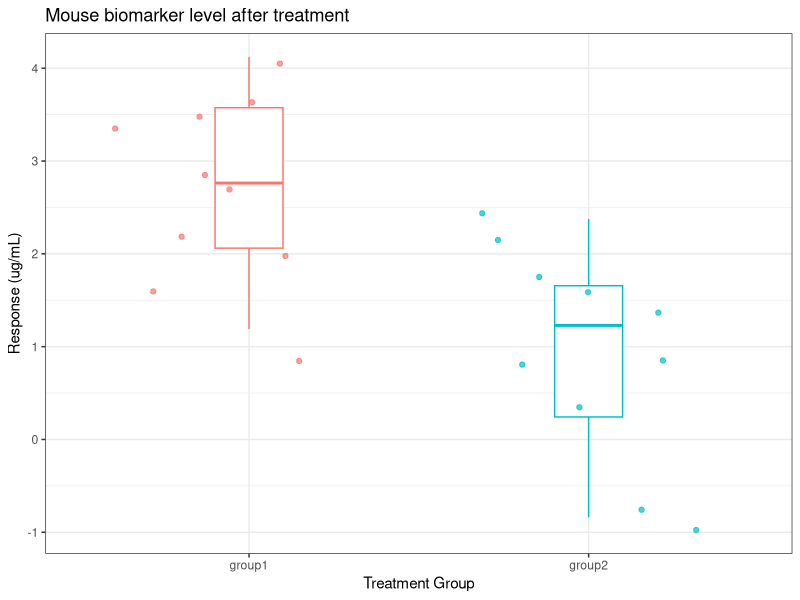
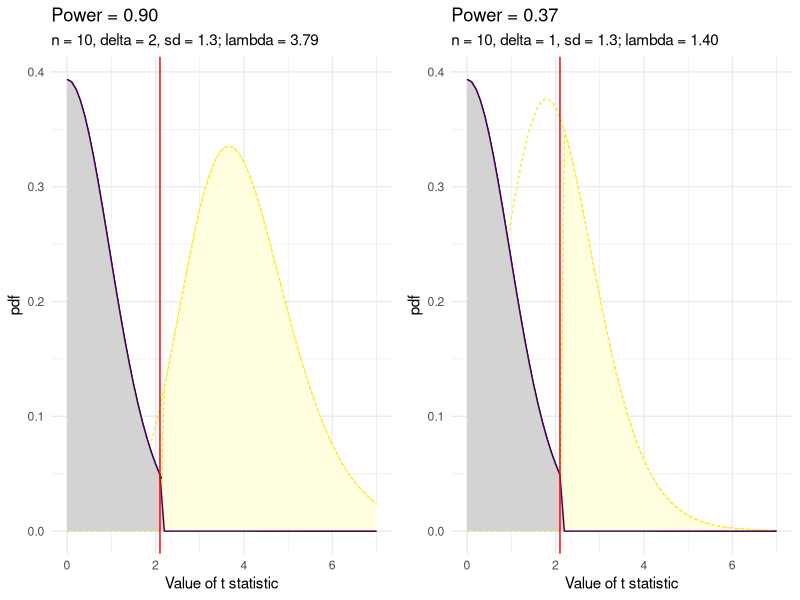
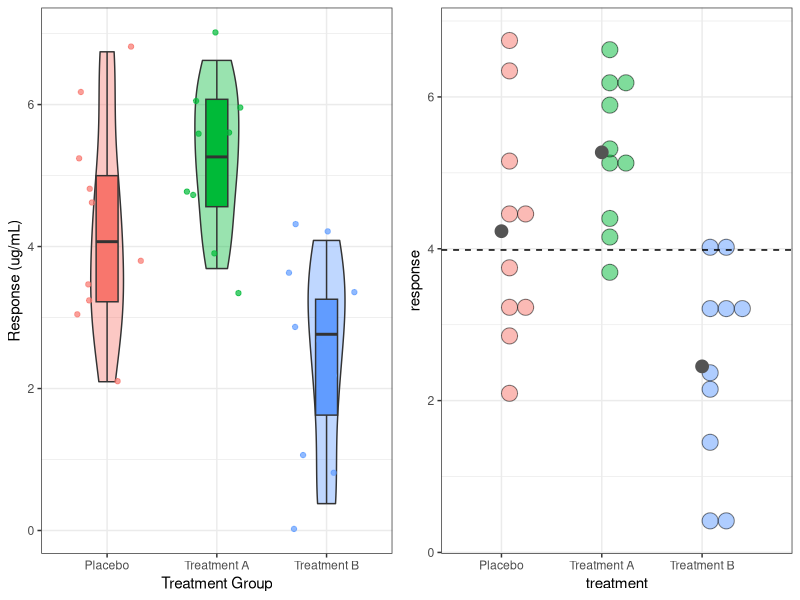
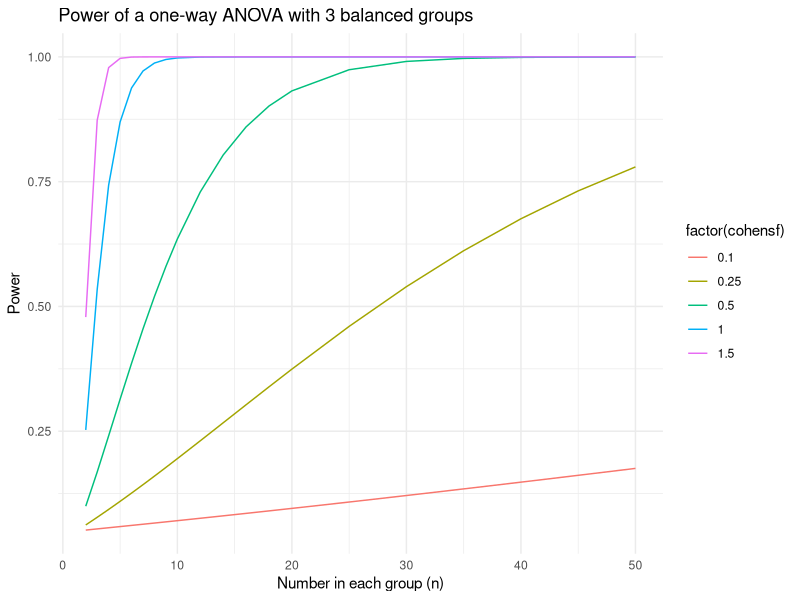
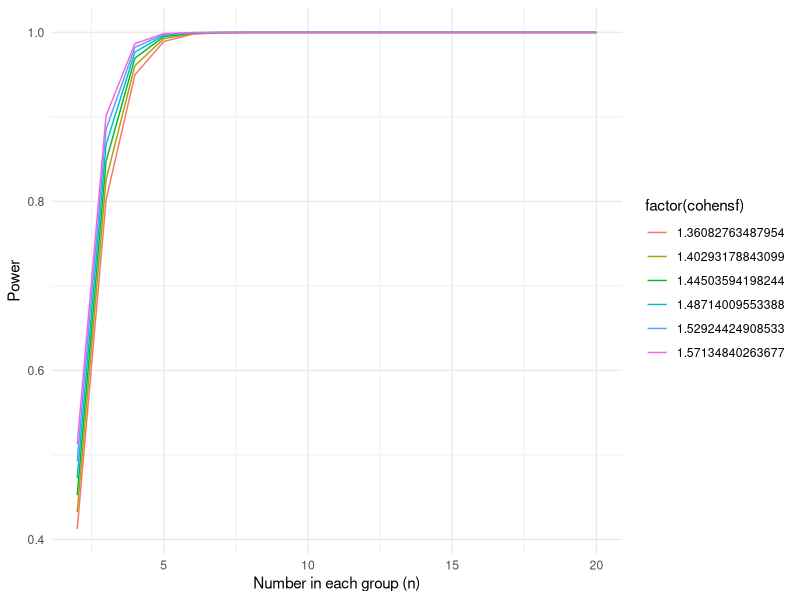
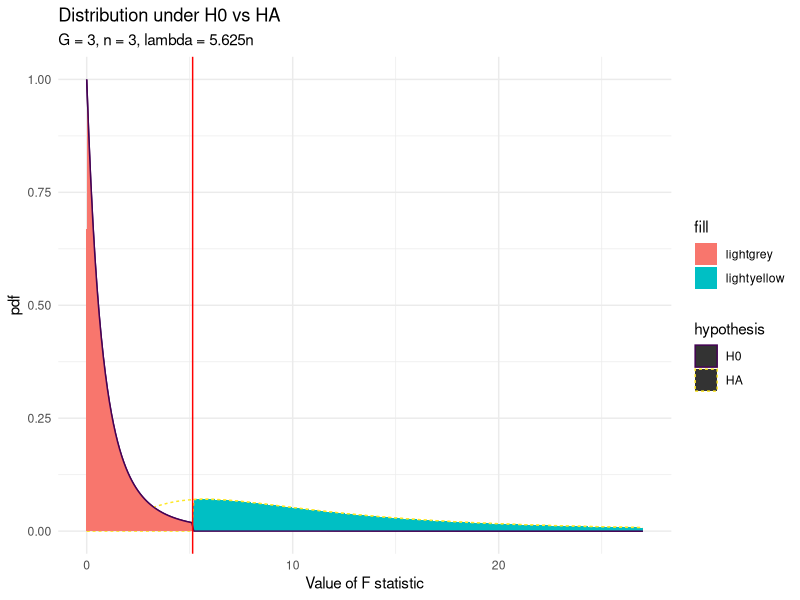

Reproduce these figures in R, in order.
## ---- chunk 1
library(tidyverse)
library(pwr)
library(broom)
## ---- chunk 2
#create simulated data for example
set.seed(81)
group1 <- rnorm(10, mean = 3, sd = 1.3)
group2 <- rnorm(10, mean = 1, sd = 1.3)
df <- tibble(group1, group2) %>% pivot_longer(cols = c("group1","group2"),
                                              names_to="group",
                                              values_to="response")

ggplot(data = df, aes(x = group, y = response)) + 
    geom_boxplot(aes(color = group),width = 0.2, show.legend = F) +
  geom_jitter(aes(color = group),
              alpha = 0.7,
              show.legend = F,
              position = position_jitter(
                height = 0.4
              )) +
  theme_bw() + 
  labs(
    title = "Mouse biomarker level after treatment",
    x = "Treatment Group",
    y = "Response (ug/mL)"
  )
## ---- chunk 3


df2sample <- 2*length(group1)-2
lambda <- (mean(group1)-mean(group2))/sqrt(sd(group1)^2/length(group1)+sd(group2)^2/length(group2))
tstar <- qt(0.975, df=df2sample)

#graph it
#prettier plot with double shading
twosample.data <- tibble(xvar = seq(0, 7, by = 0.1)) %>%
  mutate(
    #distribution under the null hypothesis
         H0 = dt(xvar, df = df2sample),
  #distribution under the alternative hypothesis
         HA = dt(xvar, df = df2sample, ncp = lambda)) %>%
  pivot_longer(cols = c(H0, HA),
               names_to = "hypothesis",
               values_to = "pdf")

pwr.t.test(n = 10, d=2/1.3, sig.level = 0.05)

plota <- ggplot(twosample.data, aes(x = xvar, y = pdf,
                    color = hypothesis,
                    linetype = hypothesis)) +
  geom_line() + 
  geom_area(data = twosample.data %>% 
              filter(hypothesis == "HA"),
            aes(y=ifelse(xvar > tstar, pdf, 0)),
                fill = "lightyellow") +
  geom_area(data = twosample.data %>%
              filter(hypothesis == "H0"),
            aes(y=ifelse(xvar < tstar, pdf, 0)),
                fill = "lightgrey") + 
  geom_vline(xintercept = tstar, color = "red") + 
  theme_minimal() + 
  theme(legend.position = "none") +
  scale_color_viridis_d() +
  labs(title = "Power = 0.90",
       subtitle = "n = 10, delta = 2, sd = 1.3; lambda = 3.79",
       x = "Value of t statistic")

#example 2: delta small compared to sd
group3 <- rnorm(10, mean = 2, sd = 1.3)
group4 <- rnorm(10, mean = 1, sd = 1.3)
df2sample2 <- 2*length(group3)-2
lambda2 <- (mean(group3)-mean(group4))/sqrt(sd(group3)^2/length(group3)+sd(group4)^2/length(group4))

pwr.t.test(n = 10, d=1/1.3, sig.level = 0.05)

twosample.data2 <- tibble(xvar = seq(0, 7, by = 0.1)) %>%
  mutate(
    #distribution under the null hypothesis
         H0 = dt(xvar, df = df2sample),
  #distribution under the alternative hypothesis
         HA = dt(xvar, df = df2sample, ncp = lambda2)) %>%
  pivot_longer(cols = c(H0, HA),
               names_to = "hypothesis",
               values_to = "pdf")

plotb <- ggplot(twosample.data2, aes(x = xvar, y = pdf,
                    color = hypothesis,
                    linetype = hypothesis)) +
  geom_line() + 
  geom_area(data = twosample.data2 %>% 
              filter(hypothesis == "HA"),
            aes(y=ifelse(xvar > tstar, pdf, 0)),
                fill = "lightyellow") +
  geom_area(data = twosample.data2 %>%
              filter(hypothesis == "H0"),
            aes(y=ifelse(xvar < tstar, pdf, 0)),
                fill = "lightgrey") + 
  geom_vline(xintercept = tstar, color = "red") + 
  theme_minimal() + 
  theme(legend.position = "none") +
  scale_color_viridis_d() +
  labs(title = "Power = 0.37",
       subtitle = "n = 10, delta = 1, sd = 1.3; lambda = 1.40",
       x = "Value of t statistic")

gridExtra::grid.arrange(plota, plotb, ncol = 2)
## ---- chunk 4
#create simulated data for example
set.seed(81)
treat.a <- rnorm(10, mean = 5.5, sd = 1.3)
treat.b <- rnorm(10, mean = 2.5, sd = 1.5)
placebo <- rnorm(10, mean = 4, sd = 1.4)

#put simulated data in nice format for graphing
exp.1 <- tibble(treat.a, treat.b, placebo)
exp.1long <- pivot_longer(exp.1, 
                          cols = c("treat.a",
                                   "treat.b",
                                   "placebo"),
                          names_to = "treatment",
                          values_to = "response")
exp.1long$treatment <- factor(exp.1long$treatment)
levels(exp.1long$treatment) <- c("Placebo",
                                 "Treatment A",
                                 "Treatment B")

plot1 <- ggplot(exp.1long, aes(x=treatment, y = response, fill = treatment)) +
  geom_violin(width = 0.4, alpha = 0.4, show.legend = F) +
  geom_boxplot(width = 0.2, show.legend = F) +
  geom_jitter(aes(color = treatment),
              alpha = 0.7,
              show.legend = F,
              position = position_jitter(
                height = 0.4
              )) +
  theme_bw() + 
  labs(
    x = "Treatment Group",
    y = "Response (ug/mL)"
  )

#plot showing the grand mean, group means and individual data points
plot2 <- ggplot(data = exp.1long, aes(x= treatment, y = response, fill = treatment)) +
  geom_dotplot(binaxis = "y", alpha = 0.5) +
  geom_hline(aes(yintercept = mean(response)),
             lty = "dashed") +
  stat_summary(fun.y = "mean", geom = "point", size = 4, color = "grey33", alpha = 1) + 
  theme_bw() + 
  theme(legend.position = "none")

gridExtra::grid.arrange(plot1, plot2, ncol = 2)
## ---- chunk 5
#tidy(pwr.anova.test(f = 1, k = 3, n=3, sig.level = 0.05) )

#we want to plot power for a number of different sizes of n
cohensf <- c(0.1, 0.25, 0.5, 1.0, 1.5)
n <- c(seq(2, 10, by = 1), seq(12, 20, by = 2), seq(25, 50, by = 5))

powerdata <- crossing(cohensf, n) %>%
  rowwise() %>%
  mutate(power = pwr::pwr.anova.test(
    f=cohensf,
    k=3,
    n = n,
    sig.level = 0.05
  ) %>% tidy() %>% pull(power) )

ggplot(powerdata, aes(x = n, y = power, color = factor(cohensf))) + 
  geom_line() + 
  theme_minimal() + 
  labs(
    title = "Power of a one-way ANOVA with 3 balanced groups",
    x = "Number in each group (n)",
    y = "Power"
  )
## ---- chunk 6
cohensfminmax <- function(Delta, sd, G){
  #calculate min cohen's f
sdm.min <- Delta/sqrt(2*G)
fmin <- sdm.min/sd

#calculate max cohen's f
#formula is different for odd vs even numbers of G
sdm.max <- ifelse(
  #check if even
  (G%%2)==0,
  #formula for even G
  Delta/2,
  #formula for odd G
  (Delta*sqrt(G^2-1))/(2*G)
)
fmax <- sdm.max/sd

#Make power curves
cohensf <- seq(fmin, fmax, by = (fmax-fmin)/5)
n <- c(seq(2, 10, by = 1), seq(12, 20, by = 2))

powerdata <- crossing(cohensf, n) %>%
  rowwise() %>%
  mutate(power = pwr::pwr.anova.test(
    f=cohensf,
    k=G,
    n = n,
    sig.level = 0.05
  ) %>% tidy() %>% pull(power) )
  
ggplot(powerdata, aes(x = n, y = power, color = factor(cohensf))) + 
  geom_line() + 
  theme_minimal() + 
  labs(
    x = "Number in each group (n)",
    y = "Power"
  )
}

cohensfminmax(Delta = 3, sd = 0.9, G =3)
## ---- chunk 7
G <- 3 #specify number of groups
n <- 3 #specify number in each group

df1 <- G-1 
df2 <- G*n - G 
lambda <- 5.625*n
alpha <- 0.05

#Find the critical value for the distribution under the null hypothesis
(Fcrit <- qf(alpha, G-1, G*n - G, lower.tail = F))
#Find the probability of this critical value under Ha
pf(Fcrit, G-1, G*n-G, ncp = lambda, lower.tail = F)

## ---- chunk 8
#plot distributions

pdfdata <- tibble(fvar = seq(0, n*G*3, by = 0.1)) %>%
  mutate(
    #distribution under the null hypothesis
         H0 = df(fvar, df1 = df1, df2=df2),
  #distribution under the alternative hypothesis
         HA = df(fvar, df1 = df1, df2 = df2,                  ncp = lambda)) %>%
  pivot_longer(cols = c(H0, HA),
               names_to = "hypothesis",
               values_to = "pdf")

ggplot(pdfdata, aes(x = fvar, y = pdf,
                    color = hypothesis,
                    linetype = hypothesis)) +
  geom_line() + 
  geom_area(data = pdfdata %>% 
              filter(hypothesis == "HA"),
            aes(y=ifelse(fvar > Fcrit, pdf, 0),
                fill = "lightyellow")) +
  geom_area(data = pdfdata %>%
              filter(hypothesis == "H0"),
            aes(y=ifelse(fvar < Fcrit, pdf, 0),
                fill = "lightgrey")) + 
  geom_vline(xintercept = Fcrit, color = "red") + 
  theme_minimal() + 
  scale_color_viridis_d() +
  labs(title = "Distribution under H0 vs HA",
       subtitle = "G = 3, n = 3, lambda = 5.625n",
       x = "Value of F statistic")
  
## ---- chunk 9
G <- 3 #specify number of groups
n <- 3 #specify number in each group

df1 <- G-1 
df2 <- G*n - G 
lambda <- 8.4375*n
alpha <- 0.05

#Find the critical value for the distribution under the null hypothesis
(Fcrit <- qf(alpha, G-1, G*n - G, lower.tail = F))
#Find the probability of this critical value under Ha
pf(Fcrit, G-1, G*n-G, ncp = lambda, lower.tail = F)
## ---- chunk 10
#specify parameters
Delta <- 3
sd <- 0.89
G <- 3

#calculate min cohen's f
sdm.min <- Delta/sqrt(2*G)
fmin <- sdm.min/sd
fmin   #1.376

#calculate max cohen's f
#formula is different for odd vs even numbers of G
sdm.max <- ifelse(
  #check if even
  (G%%2)==0,
  #formula for even G
  Delta/2,
  #formula for odd G
  (Delta*sqrt(G^2-1))/(2*G)
)
fmax <- sdm.max/sd
fmax #1.589

pwr.anova.test(k=3, n=3, f=1.376) #power = 81.1%
pwr.anova.test(k=3, n=3, f=1.589) #power = 90.8%
